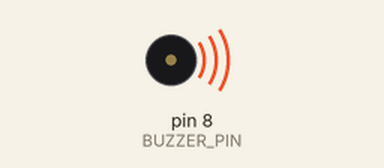
A sketch run on a simulated Arduino Uno, built with avr-gcc and run on an emulated ATmega328P. Parts: buzzer (waves = sounding).

Above: at 0.11 s.
Timing chart, 0 to 8.6 s (numbered marks = the images above):
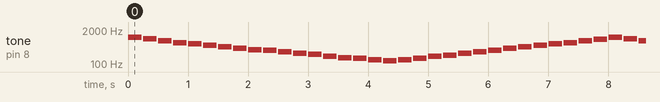

Measured:
- by itself, tone on pin 8 (BUZZER_PIN): plays 1047 Hz for 0.23 s, 932 Hz for 0.23 s, 784 Hz for 0.23 s, 659 Hz for 0.23 s, 587 Hz for 0.23 s, 523 Hz for 0.23 s … (512 notes in this stretch)

The sketch:

player_example.ino
```cpp
#define BUZZER_PIN 8

#define N_R   0
#define N_C3  131
#define N_CS3 139
#define N_D3  147
#define N_DS3 156
#define N_E3  165
#define N_F3  175
#define N_FS3 185
#define N_G3  196
#define N_GS3 208
#define N_A3  220
#define N_AS3 233
#define N_B3  247
#define N_C4  262
#define N_CS4 277
#define N_D4  294
#define N_DS4 311
#define N_E4  330
#define N_F4  349
#define N_FS4 370
#define N_G4  392
#define N_GS4 415
#define N_A4  440
#define N_AS4 466
#define N_B4  494
#define N_C5  523
#define N_CS5 554
#define N_D5  587
#define N_DS5 622
#define N_E5  659
#define N_F5  698
#define N_FS5 740
#define N_G5  784
#define N_GS5 831
#define N_A5  880
#define N_AS5 932
#define N_B5  988
#define N_C6  1047

struct NoteStep {
  uint16_t freq;
  uint16_t dur; // ORA in ms
};

uint16_t noteToMs(uint16_t dur, uint16_t bpm) {
  return (uint16_t)((float)dur * 120.0f / (float)bpm);
}

void playMelody(const NoteStep* melody, uint16_t bpm) {
    static int i = 0;

    if (melody[i].freq == 0 && melody[i].dur == 0){
      i = 0; // loop
    }

    uint16_t duration = noteToMs(melody[i].dur, bpm);

    if (melody[i].freq > 0)
      tone(BUZZER_PIN, melody[i].freq);
    else
      noTone(BUZZER_PIN);

    delay(duration * 0.9);
    noTone(BUZZER_PIN);
    delay(duration * 0.1);

    i++;
}

// =================================================
//   SUBSTITUTE THE BPM VALUE AND YOUR MELODY HERE
// =================================================

#define MELODY_BPM 120

const NoteStep melody[] = {
    {N_C6,250},{N_AS5,250},{N_G5,250},{N_E5,250},{N_D5,250},{N_C5,250},
    {N_AS4,250},{N_G4,250},{N_F4,250},{N_E4,250},{N_D4,250},{N_C4,250},
    {N_AS3,250},{N_G3,250},{N_F3,250},{N_E3,250},{N_D3,250},{N_C3,250},
    {N_D3,250},{N_E3,250},{N_G3,250},{N_A3,250},{N_C4,250},{N_D4,250},
    {N_E4,250},{N_G4,250},{N_AS4,250},{N_C5,250},{N_D5,250},{N_E5,250},
    {N_G5,250},{N_A5,250},{N_C6,250},{N_AS5,250},{N_G5,250},
    {N_F5,250},{N_DS5,250},{N_C5,250},{N_AS4,250},{N_G4,250},{N_F4,250},
    {N_DS4,250},{N_C4,250},{N_AS3,250},{N_G3,250},{N_F3,250},{N_DS3,250},
    {N_C3,499},{N_DS3,250},{N_F3,250},{N_G3,250},{N_AS3,250},{N_C4,250},
    {N_DS4,250},{N_F4,250},{N_G4,250},{N_AS4,250},{N_C5,250},{N_DS5,250},
    {N_F5,250},{N_G5,250},{N_AS5,249},{N_C6,250},{0,0}
};

// ==============================

void setup() {
}

void loop() {
  playMelody(melody, MELODY_BPM);
}
```
